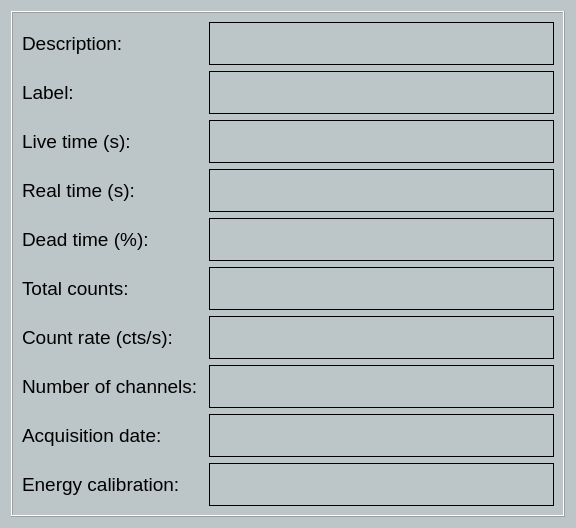
<?xml version="1.0" encoding="UTF-8"?>
<ui version="4.0">
 <class>Dialog</class>
 <widget class="QDialog" name="Dialog">
  <property name="geometry">
   <rect>
    <x>0</x>
    <y>0</y>
    <width>576</width>
    <height>528</height>
   </rect>
  </property>
  <property name="palette">
   <palette>
    <active>
     <colorrole role="Button">
      <brush brushstyle="SolidPattern">
       <color alpha="255">
        <red>188</red>
        <green>198</green>
        <blue>200</blue>
       </color>
      </brush>
     </colorrole>
     <colorrole role="Text">
      <brush brushstyle="SolidPattern">
       <color alpha="255">
        <red>0</red>
        <green>0</green>
        <blue>255</blue>
       </color>
      </brush>
     </colorrole>
     <colorrole role="Base">
      <brush brushstyle="SolidPattern">
       <color alpha="255">
        <red>188</red>
        <green>198</green>
        <blue>200</blue>
       </color>
      </brush>
     </colorrole>
     <colorrole role="Window">
      <brush brushstyle="SolidPattern">
       <color alpha="255">
        <red>188</red>
        <green>198</green>
        <blue>200</blue>
       </color>
      </brush>
     </colorrole>
    </active>
    <inactive>
     <colorrole role="Button">
      <brush brushstyle="SolidPattern">
       <color alpha="255">
        <red>188</red>
        <green>198</green>
        <blue>200</blue>
       </color>
      </brush>
     </colorrole>
     <colorrole role="Text">
      <brush brushstyle="SolidPattern">
       <color alpha="255">
        <red>0</red>
        <green>0</green>
        <blue>255</blue>
       </color>
      </brush>
     </colorrole>
     <colorrole role="Base">
      <brush brushstyle="SolidPattern">
       <color alpha="255">
        <red>188</red>
        <green>198</green>
        <blue>200</blue>
       </color>
      </brush>
     </colorrole>
     <colorrole role="Window">
      <brush brushstyle="SolidPattern">
       <color alpha="255">
        <red>188</red>
        <green>198</green>
        <blue>200</blue>
       </color>
      </brush>
     </colorrole>
    </inactive>
    <disabled>
     <colorrole role="Button">
      <brush brushstyle="SolidPattern">
       <color alpha="255">
        <red>188</red>
        <green>198</green>
        <blue>200</blue>
       </color>
      </brush>
     </colorrole>
     <colorrole role="Text">
      <brush brushstyle="SolidPattern">
       <color alpha="255">
        <red>120</red>
        <green>120</green>
        <blue>120</blue>
       </color>
      </brush>
     </colorrole>
     <colorrole role="Base">
      <brush brushstyle="SolidPattern">
       <color alpha="255">
        <red>188</red>
        <green>198</green>
        <blue>200</blue>
       </color>
      </brush>
     </colorrole>
     <colorrole role="Window">
      <brush brushstyle="SolidPattern">
       <color alpha="255">
        <red>188</red>
        <green>198</green>
        <blue>200</blue>
       </color>
      </brush>
     </colorrole>
    </disabled>
   </palette>
  </property>
  <property name="windowTitle">
   <string>Dialog</string>
  </property>
  <layout class="QGridLayout" name="gridLayout">
   <item row="0" column="0">
    <widget class="QFrame" name="frame">
     <property name="frameShape">
      <enum>QFrame::Box</enum>
     </property>
     <property name="frameShadow">
      <enum>QFrame::Raised</enum>
     </property>
     <layout class="QGridLayout" name="gridLayout_2">
      <item row="6" column="0">
       <widget class="QLabel" name="label_4">
        <property name="font">
         <font>
          <pointsize>14</pointsize>
         </font>
        </property>
        <property name="text">
         <string>Count rate (cts/s): </string>
        </property>
       </widget>
      </item>
      <item row="7" column="0">
       <widget class="QLabel" name="label_5">
        <property name="font">
         <font>
          <pointsize>14</pointsize>
         </font>
        </property>
        <property name="text">
         <string>Number of channels: </string>
        </property>
       </widget>
      </item>
      <item row="3" column="0">
       <widget class="QLabel" name="label_2">
        <property name="font">
         <font>
          <pointsize>14</pointsize>
         </font>
        </property>
        <property name="text">
         <string>Real time (s): </string>
        </property>
       </widget>
      </item>
      <item row="5" column="0">
       <widget class="QLabel" name="label_3">
        <property name="font">
         <font>
          <pointsize>14</pointsize>
         </font>
        </property>
        <property name="text">
         <string>Total counts: </string>
        </property>
       </widget>
      </item>
      <item row="9" column="0">
       <widget class="QLabel" name="label_14">
        <property name="font">
         <font>
          <pointsize>14</pointsize>
         </font>
        </property>
        <property name="text">
         <string>Energy calibration:</string>
        </property>
       </widget>
      </item>
      <item row="0" column="1">
       <widget class="QLabel" name="label_descript">
        <property name="sizePolicy">
         <sizepolicy hsizetype="Expanding" vsizetype="Preferred">
          <horstretch>0</horstretch>
          <verstretch>0</verstretch>
         </sizepolicy>
        </property>
        <property name="font">
         <font>
          <pointsize>12</pointsize>
         </font>
        </property>
        <property name="cursor">
         <cursorShape>IBeamCursor</cursorShape>
        </property>
        <property name="frameShape">
         <enum>QFrame::Box</enum>
        </property>
        <property name="text">
         <string/>
        </property>
        <property name="textInteractionFlags">
         <set>Qt::LinksAccessibleByMouse|Qt::TextSelectableByKeyboard|Qt::TextSelectableByMouse</set>
        </property>
       </widget>
      </item>
      <item row="8" column="1">
       <widget class="QLabel" name="label_date">
        <property name="font">
         <font>
          <pointsize>12</pointsize>
         </font>
        </property>
        <property name="cursor">
         <cursorShape>IBeamCursor</cursorShape>
        </property>
        <property name="frameShape">
         <enum>QFrame::Box</enum>
        </property>
        <property name="text">
         <string/>
        </property>
        <property name="textInteractionFlags">
         <set>Qt::LinksAccessibleByMouse|Qt::TextSelectableByKeyboard|Qt::TextSelectableByMouse</set>
        </property>
       </widget>
      </item>
      <item row="3" column="1">
       <widget class="QLabel" name="label_rt">
        <property name="font">
         <font>
          <pointsize>12</pointsize>
         </font>
        </property>
        <property name="cursor">
         <cursorShape>IBeamCursor</cursorShape>
        </property>
        <property name="frameShape">
         <enum>QFrame::Box</enum>
        </property>
        <property name="text">
         <string/>
        </property>
        <property name="textInteractionFlags">
         <set>Qt::LinksAccessibleByMouse|Qt::TextSelectableByKeyboard|Qt::TextSelectableByMouse</set>
        </property>
       </widget>
      </item>
      <item row="4" column="1">
       <widget class="QLabel" name="label_dt">
        <property name="font">
         <font>
          <pointsize>12</pointsize>
         </font>
        </property>
        <property name="cursor">
         <cursorShape>IBeamCursor</cursorShape>
        </property>
        <property name="frameShape">
         <enum>QFrame::Box</enum>
        </property>
        <property name="text">
         <string/>
        </property>
        <property name="textInteractionFlags">
         <set>Qt::LinksAccessibleByMouse|Qt::TextSelectableByKeyboard|Qt::TextSelectableByMouse</set>
        </property>
       </widget>
      </item>
      <item row="2" column="0">
       <widget class="QLabel" name="label">
        <property name="font">
         <font>
          <pointsize>14</pointsize>
         </font>
        </property>
        <property name="text">
         <string>Live time (s): </string>
        </property>
       </widget>
      </item>
      <item row="0" column="0">
       <widget class="QLabel" name="label_6">
        <property name="font">
         <font>
          <pointsize>14</pointsize>
         </font>
        </property>
        <property name="text">
         <string>Description:</string>
        </property>
       </widget>
      </item>
      <item row="8" column="0">
       <widget class="QLabel" name="label_13">
        <property name="font">
         <font>
          <pointsize>14</pointsize>
         </font>
        </property>
        <property name="text">
         <string>Acquisition date:</string>
        </property>
       </widget>
      </item>
      <item row="9" column="1">
       <widget class="QLabel" name="label_energy_cal">
        <property name="font">
         <font>
          <pointsize>12</pointsize>
         </font>
        </property>
        <property name="cursor">
         <cursorShape>IBeamCursor</cursorShape>
        </property>
        <property name="frameShape">
         <enum>QFrame::Box</enum>
        </property>
        <property name="text">
         <string/>
        </property>
        <property name="textInteractionFlags">
         <set>Qt::LinksAccessibleByMouse|Qt::TextSelectableByKeyboard|Qt::TextSelectableByMouse</set>
        </property>
       </widget>
      </item>
      <item row="7" column="1">
       <widget class="QLabel" name="label_nch">
        <property name="font">
         <font>
          <pointsize>12</pointsize>
         </font>
        </property>
        <property name="cursor">
         <cursorShape>IBeamCursor</cursorShape>
        </property>
        <property name="frameShape">
         <enum>QFrame::Box</enum>
        </property>
        <property name="text">
         <string/>
        </property>
        <property name="textInteractionFlags">
         <set>Qt::LinksAccessibleByMouse|Qt::TextSelectableByKeyboard|Qt::TextSelectableByMouse</set>
        </property>
       </widget>
      </item>
      <item row="4" column="0">
       <widget class="QLabel" name="label_15">
        <property name="font">
         <font>
          <pointsize>14</pointsize>
         </font>
        </property>
        <property name="text">
         <string>Dead time (%):</string>
        </property>
       </widget>
      </item>
      <item row="5" column="1">
       <widget class="QLabel" name="label_tc">
        <property name="font">
         <font>
          <pointsize>12</pointsize>
         </font>
        </property>
        <property name="cursor">
         <cursorShape>IBeamCursor</cursorShape>
        </property>
        <property name="frameShape">
         <enum>QFrame::Box</enum>
        </property>
        <property name="text">
         <string/>
        </property>
        <property name="textInteractionFlags">
         <set>Qt::LinksAccessibleByMouse|Qt::TextSelectableByKeyboard|Qt::TextSelectableByMouse</set>
        </property>
       </widget>
      </item>
      <item row="6" column="1">
       <widget class="QLabel" name="label_cr">
        <property name="font">
         <font>
          <pointsize>12</pointsize>
         </font>
        </property>
        <property name="cursor">
         <cursorShape>IBeamCursor</cursorShape>
        </property>
        <property name="frameShape">
         <enum>QFrame::Box</enum>
        </property>
        <property name="text">
         <string/>
        </property>
        <property name="textInteractionFlags">
         <set>Qt::LinksAccessibleByMouse|Qt::TextSelectableByKeyboard|Qt::TextSelectableByMouse</set>
        </property>
       </widget>
      </item>
      <item row="2" column="1">
       <widget class="QLabel" name="label_lt">
        <property name="font">
         <font>
          <pointsize>12</pointsize>
         </font>
        </property>
        <property name="cursor">
         <cursorShape>IBeamCursor</cursorShape>
        </property>
        <property name="frameShape">
         <enum>QFrame::Box</enum>
        </property>
        <property name="text">
         <string/>
        </property>
        <property name="textInteractionFlags">
         <set>Qt::LinksAccessibleByMouse|Qt::TextSelectableByKeyboard|Qt::TextSelectableByMouse</set>
        </property>
       </widget>
      </item>
      <item row="1" column="0">
       <widget class="QLabel" name="label_7">
        <property name="font">
         <font>
          <pointsize>14</pointsize>
         </font>
        </property>
        <property name="text">
         <string>Label:</string>
        </property>
       </widget>
      </item>
      <item row="1" column="1">
       <widget class="QLabel" name="label_plot">
        <property name="font">
         <font>
          <pointsize>12</pointsize>
         </font>
        </property>
        <property name="cursor">
         <cursorShape>IBeamCursor</cursorShape>
        </property>
        <property name="frameShape">
         <enum>QFrame::Box</enum>
        </property>
        <property name="text">
         <string/>
        </property>
        <property name="textInteractionFlags">
         <set>Qt::LinksAccessibleByMouse|Qt::TextSelectableByKeyboard|Qt::TextSelectableByMouse</set>
        </property>
       </widget>
      </item>
     </layout>
    </widget>
   </item>
  </layout>
 </widget>
 <resources/>
 <connections/>
</ui>
